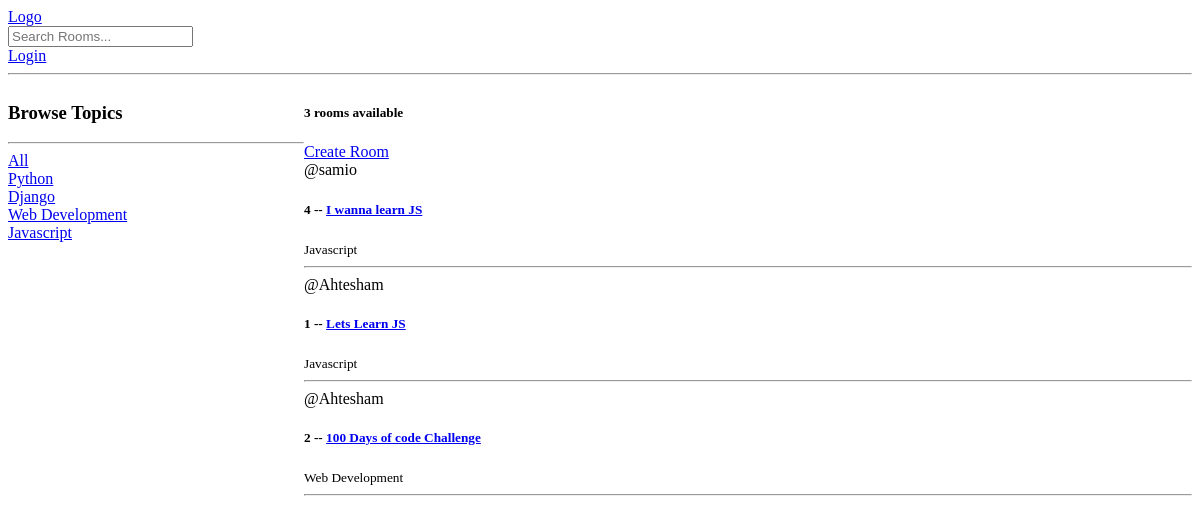
Before: / with the older database file.
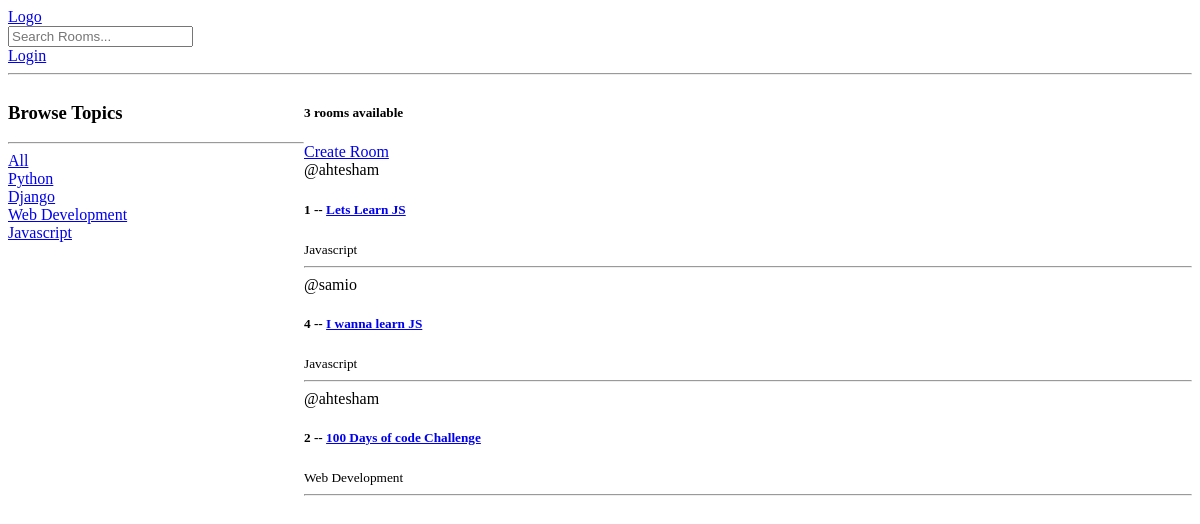
After: the same page with the newer database file.
### base/models.py (models this page shows, shortened)
class Topic(models.Model):
    name = models.CharField(max_length=200)

class Room(models.Model):
    host = models.ForeignKey(User, on_delete=models.SET_NULL, null=True)
    topic = models.ForeignKey(Topic, on_delete=models.SET_NULL, null=True)
    name = models.CharField(max_length=200)
    description = models.TextField(null=True, blank=True)
    participants = models.ManyToManyField(User, related_name='participants', blank=True)
    updated = models.DateTimeField(auto_now=True)
    created = models.DateTimeField(auto_now_add=True)
    class Meta:
        ordering = ['-updated', '-created']

### base/views.py (the view)
# urls.py: path('', views.home, name='home'),
def home(request):
    q = ''
    if request.GET.get('q'):
        q = request.GET.get('q')
    rooms = Room.objects.filter(
        Q(topic__name__icontains=q) |
        Q(name__icontains=q) |
        Q(description__icontains=q)
    )
    room_count = rooms.count()
    topics = Topic.objects.all()
    context = {'rooms': rooms, 'topics':topics, 'room_count':room_count}
    return render(request, 'base/home.html', context)

### base/templates/base/home.html (shortened to what this page needs)
{% extends 'main.html' %}
{% block content %}
<div class="home-container">
    <div>
        <h3>Browse Topics</h3>
        <hr>
        <div>
            <a href="{% url 'home' %}">All</a>
        </div>
        {% for topic in topics %}
            <div>
                <a href="{% url 'home' %}?q={{topic.name}}">{{topic.name}}</a>
            </div>
        {% endfor %}
    </div>
    <div>
        <h5>{{room_count}} rooms available</h5>
        <a href="{% url 'create-room' %}">Create Room</a>
        <div>
            {% for room in rooms %}
            <div>
                <span>@{{room.host.username}}</span>
                <h5>{{room.id}} -- <a href="{% url 'room' room.id %}">{{room.name}}</a></h5>
                <small>{{room.topic.name}}</small>
                <hr>
            </div>
            {% endfor %}
        </div>
    </div>
</div>
{% endblock %}

Changed rows visible on the page:
changed Room "Lets Learn JS": host.username "Ahtesham" → "ahtesham"; moves up the list
changed through a linked row, Room "100 Days of code Challenge": host.username "Ahtesham" → "ahtesham"
